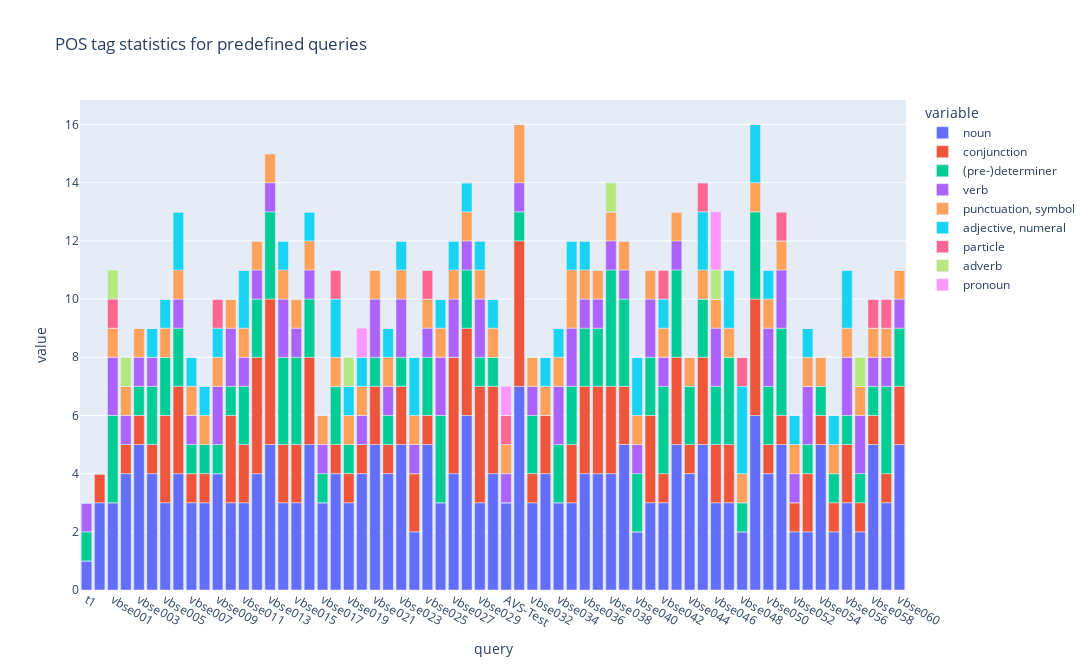

Write notebook code for a chart like this one.
### Code cell
plot_pos_stats(predef_pos,s_postaglist)

### Figure 1 — Plotly figure (JSON) as saved in the notebook; plotly's stock layout.template omitted (floating-point values rounded to 4 significant figures)
{"data": [{"alignmentgroup": "True", "hovertemplate": "variable=noun<br>query=%{x}<br>value=%{y}<extra></extra>", "legendgroup": "noun", "marker": {"color": "#636efa", "pattern": {"shape": ""}}, "name": "noun", "offsetgroup": "noun", "orientation": "v", "showlegend": true, "textposition": "auto", "type": "bar", "x": ["t1", "t2", "vbse001", "vbse002", "vbse003", "vbse004", "vbse005", "vbse006", "vbse007", "vbse008", "vbse009", "vbse010", "vbse011", "vbse012", "vbse013", "vbse014", "vbse015", "vbse016", "vbse017", "vbse018", "vbse019", "vbse020", "vbse021", "vbse022", "vbse023", "vbse024", "vbse025", "vbse026", "vbse027", "vbse028", "vbse029", "vbse030", "AVS-Test", "vbse031", "vbse032", "vbse033", "vbse034", "vbse035", "vbse036", "vbse037", "vbse038", "vbse039", "vbse040", "vbse041", "vbse042", "vbse043", "vbse044", "vbse045", "vbse046", "vbse047", "vbse048", "vbse049", "vbse050", "vbse051", "vbse052", "vbse053", "vbse054", "vbse055", "vbse056", "vbse057", "vbse058", "vbse059", "vbse060"], "xaxis": "x", "y": [1, 3, 3, 4, 5, 4, 3, 4, 3, 3, 4, 3, 3, 4, 5, 3, 3, 5, 3, 4, 3, 4, 5, 4, 5, 2, 5, 3, 4, 6, 3, 4, 3, 7, 3, 4, 3, 3, 4, 4, 4, 5, 2, 3, 3, 5, 4, 5, 3, 3, 2, 6, 4, 5, 2, 2, 5, 2, 3, 2, 5, 3, 5], "yaxis": "y"}, {"alignmentgroup": "True", "hovertemplate": "variable=conjunction<br>query=%{x}<br>value=%{y}<extra></extra>", "legendgroup": "conjunction", "marker": {"color": "#EF553B", "pattern": {"shape": ""}}, "name": "conjunction", "offsetgroup": "conjunction", "orientation": "v", "showlegend": true, "textposition": "auto", "type": "bar", "x": ["t1", "t2", "vbse001", "vbse002", "vbse003", "vbse004", "vbse005", "vbse006", "vbse007", "vbse008", "vbse009", "vbse010", "vbse011", "vbse012", "vbse013", "vbse014", "vbse015", "vbse016", "vbse017", "vbse018", "vbse019", "vbse020", "vbse021", "vbse022", "vbse023", "vbse024", "vbse025", "vbse026", "vbse027", "vbse028", "vbse029", "vbse030", "AVS-Test", "vbse031", "vbse032", "vbse033", "vbse034", "vbse035", "vbse036", "vbse037", "vbse038", "vbse039", "vbse040", "vbse041", "vbse042", "vbse043", "vbse044", "vbse045", "vbse046", "vbse047", "vbse048", "vbse049", "vbse050", "vbse051", "vbse052", "vbse053", "vbse054", "vbse055", "vbse056", "vbse057", "vbse058", "vbse059", "vbse060"], "xaxis": "x", "y": [0, 1, 0, 1, 1, 1, 3, 3, 1, 1, 0, 3, 2, 4, 5, 2, 2, 3, 0, 1, 1, 1, 2, 1, 2, 2, 1, 0, 4, 3, 4, 3, 0, 5, 1, 2, 0, 2, 3, 3, 3, 2, 0, 3, 1, 3, 1, 3, 2, 2, 0, 4, 1, 1, 1, 2, 1, 1, 2, 1, 1, 1, 2], "yaxis": "y"}, {"alignmentgroup": "True", "hovertemplate": "variable=(pre-)determiner<br>query=%{x}<br>value=%{y}<extra></extra>", "legendgroup": "(pre-)determiner", "marker": {"color": "#00cc96", "pattern": {"shape": ""}}, "name": "(pre-)determiner", "offsetgroup": "(pre-)determiner", "orientation": "v", "showlegend": true, "textposition": "auto", "type": "bar", "x": ["t1", "t2", "vbse001", "vbse002", "vbse003", "vbse004", "vbse005", "vbse006", "vbse007", "vbse008", "vbse009", "vbse010", "vbse011", "vbse012", "vbse013", "vbse014", "vbse015", "vbse016", "vbse017", "vbse018", "vbse019", "vbse020", "vbse021", "vbse022", "vbse023", "vbse024", "vbse025", "vbse026", "vbse027", "vbse028", "vbse029", "vbse030", "AVS-Test", "vbse031", "vbse032", "vbse033", "vbse034", "vbse035", "vbse036", "vbse037", "vbse038", "vbse039", "vbse040", "vbse041", "vbse042", "vbse043", "vbse044", "vbse045", "vbse046", "vbse047", "vbse048", "vbse049", "vbse050", "vbse051", "vbse052", "vbse053", "vbse054", "vbse055", "vbse056", "vbse057", "vbse058", "vbse059", "vbse060"], "xaxis": "x", "y": [1, 0, 3, 0, 1, 2, 2, 2, 1, 1, 1, 1, 2, 2, 3, 3, 3, 2, 1, 2, 1, 0, 1, 1, 1, 0, 2, 3, 0, 2, 1, 1, 0, 1, 2, 0, 2, 2, 2, 2, 4, 3, 2, 2, 3, 3, 2, 2, 2, 3, 1, 3, 2, 3, 0, 1, 1, 1, 1, 1, 1, 3, 2], "yaxis": "y"}, {"alignmentgroup": "True", "hovertemplate": "variable=verb<br>query=%{x}<br>value=%{y}<extra></extra>", "legendgroup": "verb", "marker": {"color": "#ab63fa", "pattern": {"shape": ""}}, "name": "verb", "offsetgroup": "verb", "orientation": "v", "showlegend": true, "textposition": "auto", "type": "bar", "x": ["t1", "t2", "vbse001", "vbse002", "vbse003", "vbse004", "vbse005", "vbse006", "vbse007", "vbse008", "vbse009", "vbse010", "vbse011", "vbse012", "vbse013", "vbse014", "vbse015", "vbse016", "vbse017", "vbse018", "vbse019", "vbse020", "vbse021", "vbse022", "vbse023", "vbse024", "vbse025", "vbse026", "vbse027", "vbse028", "vbse029", "vbse030", "AVS-Test", "vbse031", "vbse032", "vbse033", "vbse034", "vbse035", "vbse036", "vbse037", "vbse038", "vbse039", "vbse040", "vbse041", "vbse042", "vbse043", "vbse044", "vbse045", "vbse046", "vbse047", "vbse048", "vbse049", "vbse050", "vbse051", "vbse052", "vbse053", "vbse054", "vbse055", "vbse056", "vbse057", "vbse058", "vbse059", "vbse060"], "xaxis": "x", "y": [1, 0, 2, 1, 1, 1, 0, 1, 1, 0, 2, 2, 1, 1, 1, 2, 1, 1, 1, 0, 0, 1, 2, 1, 2, 1, 1, 2, 2, 1, 2, 0, 1, 1, 1, 0, 2, 2, 1, 1, 1, 1, 1, 2, 1, 1, 0, 0, 2, 0, 0, 0, 2, 2, 1, 2, 0, 0, 2, 2, 1, 1, 1], "yaxis": "y"}, {"alignmentgroup": "True", "hovertemplate": "variable=punctuation, symbol<br>query=%{x}<br>value=%{y}<extra></extra>", "legendgroup": "punctuation, symbol", "marker": {"color": "#FFA15A", "pattern": {"shape": ""}}, "name": "punctuation, symbol", "offsetgroup": "punctuation, symbol", "orientation": "v", "showlegend": true, "textposition": "auto", "type": "bar", "x": ["t1", "t2", "vbse001", "vbse002", "vbse003", "vbse004", "vbse005", "vbse006", "vbse007", "vbse008", "vbse009", "vbse010", "vbse011", "vbse012", "vbse013", "vbse014", "vbse015", "vbse016", "vbse017", "vbse018", "vbse019", "vbse020", "vbse021", "vbse022", "vbse023", "vbse024", "vbse025", "vbse026", "vbse027", "vbse028", "vbse029", "vbse030", "AVS-Test", "vbse031", "vbse032", "vbse033", "vbse034", "vbse035", "vbse036", "vbse037", "vbse038", "vbse039", "vbse040", "vbse041", "vbse042", "vbse043", "vbse044", "vbse045", "vbse046", "vbse047", "vbse048", "vbse049", "vbse050", "vbse051", "vbse052", "vbse053", "vbse054", "vbse055", "vbse056", "vbse057", "vbse058", "vbse059", "vbse060"], "xaxis": "x", "y": [0, 0, 1, 1, 1, 0, 1, 1, 1, 1, 1, 1, 1, 1, 1, 1, 1, 1, 1, 1, 1, 1, 1, 1, 1, 1, 1, 1, 1, 1, 1, 1, 1, 2, 1, 1, 1, 2, 1, 1, 1, 1, 1, 1, 1, 1, 1, 1, 1, 1, 1, 1, 1, 1, 1, 1, 1, 1, 1, 1, 1, 1, 1], "yaxis": "y"}, {"alignmentgroup": "True", "hovertemplate": "variable=adjective, numeral<br>query=%{x}<br>value=%{y}<extra></extra>", "legendgroup": "adjective, numeral", "marker": {"color": "#19d3f3", "pattern": {"shape": ""}}, "name": "adjective, numeral", "offsetgroup": "adjective, numeral", "orientation": "v", "showlegend": true, "textposition": "auto", "type": "bar", "x": ["t1", "t2", "vbse001", "vbse002", "vbse003", "vbse004", "vbse005", "vbse006", "vbse007", "vbse008", "vbse009", "vbse010", "vbse011", "vbse012", "vbse013", "vbse014", "vbse015", "vbse016", "vbse017", "vbse018", "vbse019", "vbse020", "vbse021", "vbse022", "vbse023", "vbse024", "vbse025", "vbse026", "vbse027", "vbse028", "vbse029", "vbse030", "AVS-Test", "vbse031", "vbse032", "vbse033", "vbse034", "vbse035", "vbse036", "vbse037", "vbse038", "vbse039", "vbse040", "vbse041", "vbse042", "vbse043", "vbse044", "vbse045", "vbse046", "vbse047", "vbse048", "vbse049", "vbse050", "vbse051", "vbse052", "vbse053", "vbse054", "vbse055", "vbse056", "vbse057", "vbse058", "vbse059", "vbse060"], "xaxis": "x", "y": [0, 0, 0, 0, 0, 1, 1, 2, 1, 1, 1, 0, 2, 0, 0, 1, 0, 1, 0, 2, 1, 1, 0, 1, 1, 2, 0, 1, 1, 1, 1, 1, 0, 0, 0, 1, 1, 1, 1, 0, 0, 0, 2, 0, 1, 0, 0, 2, 0, 2, 3, 2, 1, 0, 1, 1, 0, 1, 2, 0, 0, 0, 0], "yaxis": "y"}, {"alignmentgroup": "True", "hovertemplate": "variable=particle<br>query=%{x}<br>value=%{y}<extra></extra>", "legendgroup": "particle", "marker": {"color": "#FF6692", "pattern": {"shape": ""}}, "name": "particle", "offsetgroup": "particle", "orientation": "v", "showlegend": true, "textposition": "auto", "type": "bar", "x": ["t1", "t2", "vbse001", "vbse002", "vbse003", "vbse004", "vbse005", "vbse006", "vbse007", "vbse008", "vbse009", "vbse010", "vbse011", "vbse012", "vbse013", "vbse014", "vbse015", "vbse016", "vbse017", "vbse018", "vbse019", "vbse020", "vbse021", "vbse022", "vbse023", "vbse024", "vbse025", "vbse026", "vbse027", "vbse028", "vbse029", "vbse030", "AVS-Test", "vbse031", "vbse032", "vbse033", "vbse034", "vbse035", "vbse036", "vbse037", "vbse038", "vbse039", "vbse040", "vbse041", "vbse042", "vbse043", "vbse044", "vbse045", "vbse046", "vbse047", "vbse048", "vbse049", "vbse050", "vbse051", "vbse052", "vbse053", "vbse054", "vbse055", "vbse056", "vbse057", "vbse058", "vbse059", "vbse060"], "xaxis": "x", "y": [0, 0, 1, 0, 0, 0, 0, 0, 0, 0, 1, 0, 0, 0, 0, 0, 0, 0, 0, 1, 0, 0, 0, 0, 0, 0, 1, 0, 0, 0, 0, 0, 1, 0, 0, 0, 0, 0, 0, 0, 0, 0, 0, 0, 1, 0, 0, 1, 0, 0, 1, 0, 0, 1, 0, 0, 0, 0, 0, 0, 1, 1, 0], "yaxis": "y"}, {"alignmentgroup": "True", "hovertemplate": "variable=adverb<br>query=%{x}<br>value=%{y}<extra></extra>", "legendgroup": "adverb", "marker": {"color": "#B6E880", "pattern": {"shape": ""}}, "name": "adverb", "offsetgroup": "adverb", "orientation": "v", "showlegend": true, "textposition": "auto", "type": "bar", "x": ["t1", "t2", "vbse001", "vbse002", "vbse003", "vbse004", "vbse005", "vbse006", "vbse007", "vbse008", "vbse009", "vbse010", "vbse011", "vbse012", "vbse013", "vbse014", "vbse015", "vbse016", "vbse017", "vbse018", "vbse019", "vbse020", "vbse021", "vbse022", "vbse023", "vbse024", "vbse025", "vbse026", "vbse027", "vbse028", "vbse029", "vbse030", "AVS-Test", "vbse031", "vbse032", "vbse033", "vbse034", "vbse035", "vbse036", "vbse037", "vbse038", "vbse039", "vbse040", "vbse041", "vbse042", "vbse043", "vbse044", "vbse045", "vbse046", "vbse047", "vbse048", "vbse049", "vbse050", "vbse051", "vbse052", "vbse053", "vbse054", "vbse055", "vbse056", "vbse057", "vbse058", "vbse059", "vbse060"], "xaxis": "x", "y": [0, 0, 1, 1, 0, 0, 0, 0, 0, 0, 0, 0, 0, 0, 0, 0, 0, 0, 0, 0, 1, 0, 0, 0, 0, 0, 0, 0, 0, 0, 0, 0, 0, 0, 0, 0, 0, 0, 0, 0, 1, 0, 0, 0, 0, 0, 0, 0, 1, 0, 0, 0, 0, 0, 0, 0, 0, 0, 0, 1, 0, 0, 0], "yaxis": "y"}, {"alignmentgroup": "True", "hovertemplate": "variable=pronoun<br>query=%{x}<br>value=%{y}<extra></extra>", "legendgroup": "pronoun", "marker": {"color": "#FF97FF", "pattern": {"shape": ""}}, "name": "pronoun", "offsetgroup": "pronoun", "orientation": "v", "showlegend": true, "textposition": "auto", "type": "bar", "x": ["t1", "t2", "vbse001", "vbse002", "vbse003", "vbse004", "vbse005", "vbse006", "vbse007", "vbse008", "vbse009", "vbse010", "vbse011", "vbse012", "vbse013", "vbse014", "vbse015", "vbse016", "vbse017", "vbse018", "vbse019", "vbse020", "vbse021", "vbse022", "vbse023", "vbse024", "vbse025", "vbse026", "vbse027", "vbse028", "vbse029", "vbse030", "AVS-Test", "vbse031", "vbse032", "vbse033", "vbse034", "vbse035", "vbse036", "vbse037", "vbse038", "vbse039", "vbse040", "vbse041", "vbse042", "vbse043", "vbse044", "vbse045", "vbse046", "vbse047", "vbse048", "vbse049", "vbse050", "vbse051", "vbse052", "vbse053", "vbse054", "vbse055", "vbse056", "vbse057", "vbse058", "vbse059", "vbse060"], "xaxis": "x", "y": [0, 0, 0, 0, 0, 0, 0, 0, 0, 0, 0, 0, 0, 0, 0, 0, 0, 0, 0, 0, 0, 1, 0, 0, 0, 0, 0, 0, 0, 0, 0, 0, 1, 0, 0, 0, 0, 0, 0, 0, 0, 0, 0, 0, 0, 0, 0, 0, 2, 0, 0, 0, 0, 0, 0, 0, 0, 0, 0, 0, 0, 0, 0], "yaxis": "y"}], "layout": {"barmode": "relative", "height": 670, "legend": {"title": {"text": "variable"}, "tracegroupgap": 0}, "title": {"text": "POS tag statistics for predefined queries"}, "width": 1600, "xaxis": {"anchor": "y", "autorange": true, "domain": [0, 1], "range": [-0.5, 62.5], "title": {"text": "query"}, "type": "category"}, "yaxis": {"anchor": "x", "autorange": true, "domain": [0, 1], "range": [0, 16.84], "title": {"text": "value"}, "type": "linear"}}}
